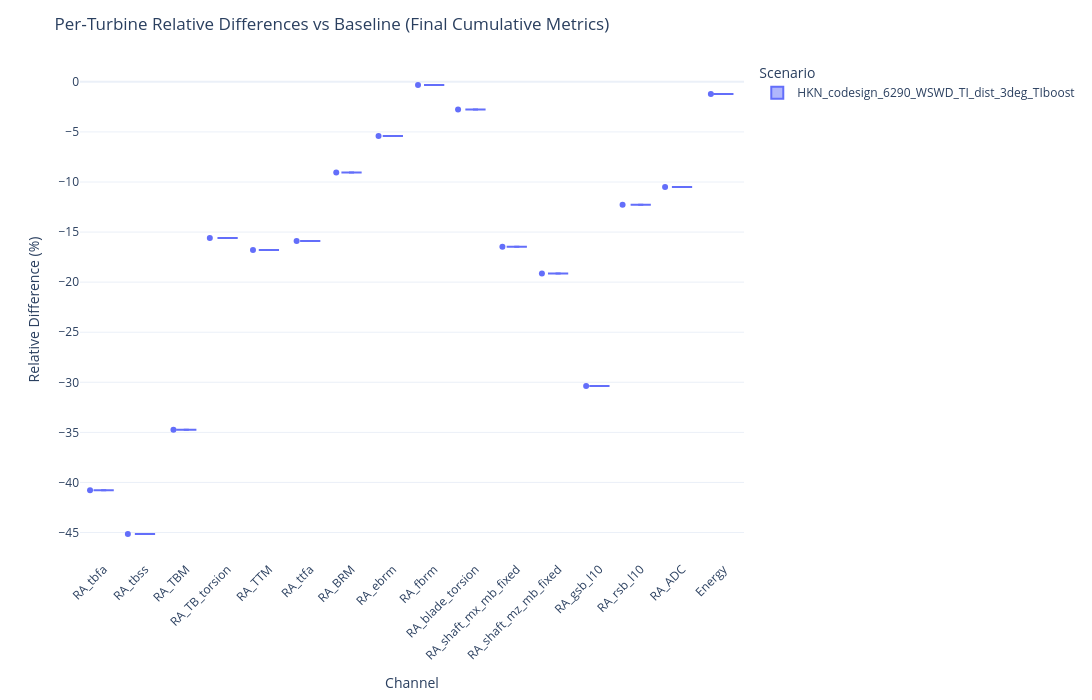

The notebook cell saved with this chart:
### Code cell
# --- B) Violin plots of per‑turbine relative differences (final cumulative metrics) ---

import pandas as pd
import plotly.express as px
from pathlib import Path

# Reuse scenario_dirs from Cell A. First is baseline.
parquet_files = [str(Path(d) / "turbine_metrics.parquet") for d in scenario_dirs]

def peek_parquet(path, n=5):
    """Optional helper to inspect schema quickly."""
    df = pd.read_parquet(path)
    print(f"\n== {path} ==")
    print("Shape:", df.shape)
    print("Columns:", list(df.columns))
    print(df.head(n))
    return df

# Uncomment to inspect if needed:
# _ = peek_parquet(parquet_files[0])

# Load baseline and determine columns
df_base = pd.read_parquet(parquet_files[0]).copy()

# Identify turbine ID column (your sample shows 'id')
tid_col = "id" if "id" in df_base.columns else (
    [c for c in df_base.columns if c.lower() in ("turbine", "turbine_id", "tid")][0]
    if any(c.lower() in ("turbine", "turbine_id", "tid") for c in df_base.columns)
    else None
)
if tid_col is None:
    tid_col = "turbine_id"
    df_base[tid_col] = range(len(df_base))

# Channels: all final cumulative columns → everything except the id column
channels = [c for c in df_base.columns if c != tid_col]
if not channels:
    raise ValueError("No data columns found besides the turbine id column.")

# Baseline slice
base = df_base[[tid_col] + channels].set_index(tid_col).sort_index()

# Compute per‑turbine relative differences for each scenario vs baseline
long_records = []
for scen_dir, pq in zip(scenario_dirs[1:], parquet_files[1:]):  # skip baseline
    df_scen = pd.read_parquet(pq).copy()
    if tid_col not in df_scen.columns:
        df_scen[tid_col] = range(len(df_scen))

    scen = df_scen[[tid_col] + channels].set_index(tid_col).reindex(base.index).sort_index()

    # Relative diff (%): 100*(scenario - baseline)/baseline
    denom = base.replace(0, pd.NA)
    rel = 100.0 * (scen - base) / denom

    rel_long = rel.reset_index().melt(id_vars=[tid_col], var_name="Channel", value_name="RelDiff")
    rel_long["Scenario"] = Path(scen_dir).name
    long_records.append(rel_long)

rel_all = pd.concat(long_records, ignore_index=True)

# Summary stats (mean/min/max/count) per Scenario & Channel
summary = (rel_all
           .groupby(["Scenario", "Channel"])["RelDiff"]
           .agg(["mean", "min", "max", "count"])
           .reset_index()
           .sort_values(["Channel", "Scenario"]))
print("\nSummary of per‑turbine relative differences (%) vs baseline (final cumulative metrics):")
print(summary.to_string(index=False))

# Violin plots: one violin per (Channel, Scenario)
fig = px.violin(
    rel_all,
    x="Channel",
    y="RelDiff",
    color="Scenario",
    box=True,          # show inner box (quartiles)
    points="all",      # show all turbine points
)

fig.update_layout(
    title="Per‑Turbine Relative Differences vs Baseline (Final Cumulative Metrics)",
    xaxis_title="Channel",
    yaxis_title="Relative Difference (%)",
    template="plotly_white",
    width=1400,
    height=700,
    legend_title_text="Scenario"
)
fig.update_xaxes(tickangle=-45)
fig.show()

### Figure 1 — Plotly figure (JSON) as saved in the notebook; plotly's stock layout.template omitted (floating-point values rounded to 4 significant figures)
{"data": [{"alignmentgroup": "True", "box": {"visible": true}, "hovertemplate": "Scenario=HKN_codesign_6290_WSWD_TI_dist_3deg_TIboost<br>Channel=%{x}<br>RelDiff=%{y}<extra></extra>", "legendgroup": "HKN_codesign_6290_WSWD_TI_dist_3deg_TIboost", "marker": {"color": "#636efa"}, "name": "HKN_codesign_6290_WSWD_TI_dist_3deg_TIboost", "offsetgroup": "HKN_codesign_6290_WSWD_TI_dist_3deg_TIboost", "orientation": "v", "points": "all", "scalegroup": "True", "showlegend": true, "type": "violin", "x": ["RA_tbfa", "RA_tbss", "RA_TBM", "RA_TB_torsion", "RA_TTM", "RA_ttfa", "RA_BRM", "RA_ebrm", "RA_fbrm", "RA_blade_torsion", "RA_shaft_mx_mb_fixed", "RA_shaft_mz_mb_fixed", "RA_gsb_l10", "RA_rsb_l10", "RA_ADC", "Energy"], "x0": " ", "xaxis": "x", "y": [-40.79, -45.15, -34.73, -15.59, -16.78, -15.89, -9.055, -5.402, -0.31, -2.767, -16.48, -19.14, -30.37, -12.28, -10.51, -1.215], "y0": " ", "yaxis": "y"}], "layout": {"height": 700, "legend": {"title": {"text": "Scenario"}, "tracegroupgap": 0}, "margin": {"t": 60}, "title": {"text": "Per‑Turbine Relative Differences vs Baseline (Final Cumulative Metrics)"}, "violinmode": "group", "width": 1400, "xaxis": {"anchor": "y", "domain": [0, 1], "tickangle": -45, "title": {"text": "Channel"}}, "yaxis": {"anchor": "x", "domain": [0, 1], "title": {"text": "Relative Difference (%)"}}}}
